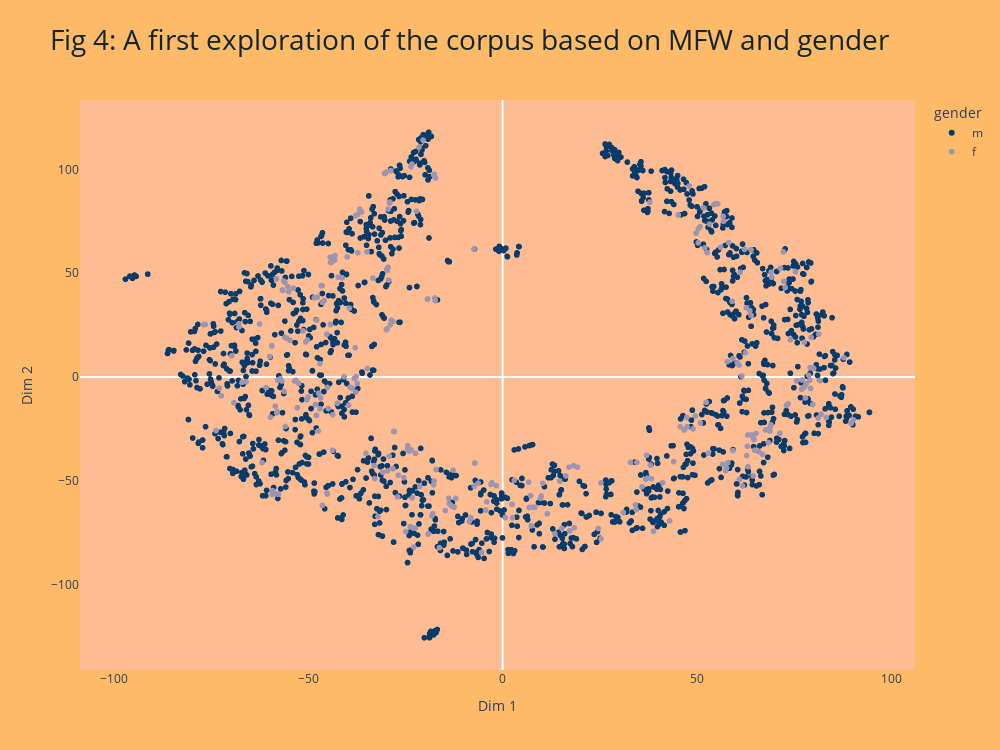

This figure's notebook cell:
### Code cell
make_tsne(X, 2000, 10, 5000)

### Figure 1 — Plotly figure (JSON) as saved in the notebook; plotly's stock layout.template omitted (floating-point values rounded to 4 significant figures; data arrays with more than 128 entries replaced by an {"elided": "..."} marker saying what was removed)
{"data": [{"customdata": {"elided": "1444x3 str values"}, "hovertemplate": "gender=m<br>Dim 1=%{x}<br>Dim 2=%{y}<br>title=%{customdata[0]}<br>author=%{customdata[1]}<br>period=%{customdata[2]}<extra></extra>", "legendgroup": "m", "marker": {"color": "#053c6c", "symbol": "circle"}, "mode": "markers", "name": "m", "showlegend": true, "type": "scattergl", "x": {"elided": "1444 float values"}, "xaxis": "x", "y": {"elided": "1444 float values"}, "yaxis": "y"}, {"customdata": {"elided": "320x3 str values"}, "hovertemplate": "gender=f<br>Dim 1=%{x}<br>Dim 2=%{y}<br>title=%{customdata[0]}<br>author=%{customdata[1]}<br>period=%{customdata[2]}<extra></extra>", "legendgroup": "f", "marker": {"color": "#9d95b0", "symbol": "circle"}, "mode": "markers", "name": "f", "showlegend": true, "type": "scattergl", "x": {"elided": "320 float values"}, "xaxis": "x", "y": {"elided": "320 float values"}, "yaxis": "y"}], "layout": {"height": 750, "legend": {"title": {"text": "gender"}, "tracegroupgap": 0}, "paper_bgcolor": "#feba67", "plot_bgcolor": "#ffbb91", "title": {"font": {"color": "#122630", "size": 28}, "text": "Fig 4: A first exploration of the corpus based on MFW and gender", "yref": "paper"}, "width": 1000, "xaxis": {"anchor": "y", "autorange": true, "domain": [0, 1], "range": [-108.7, 106.1], "showgrid": false, "title": {"text": "Dim 1"}, "type": "linear"}, "yaxis": {"anchor": "x", "autorange": true, "domain": [0, 1], "range": [-141.2, 133.4], "showgrid": false, "title": {"text": "Dim 2"}, "type": "linear"}}}
